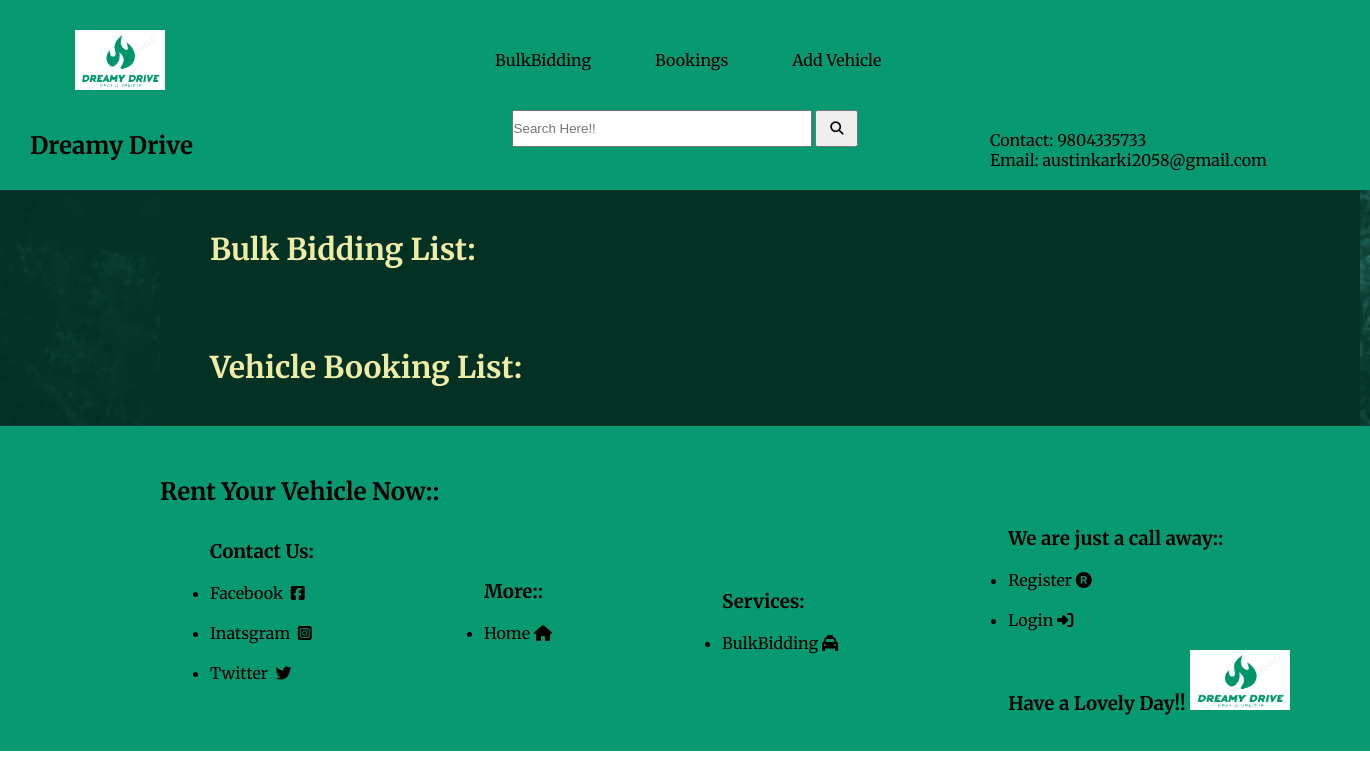
/adminbooking/, run on an earlier commit of the app's database.
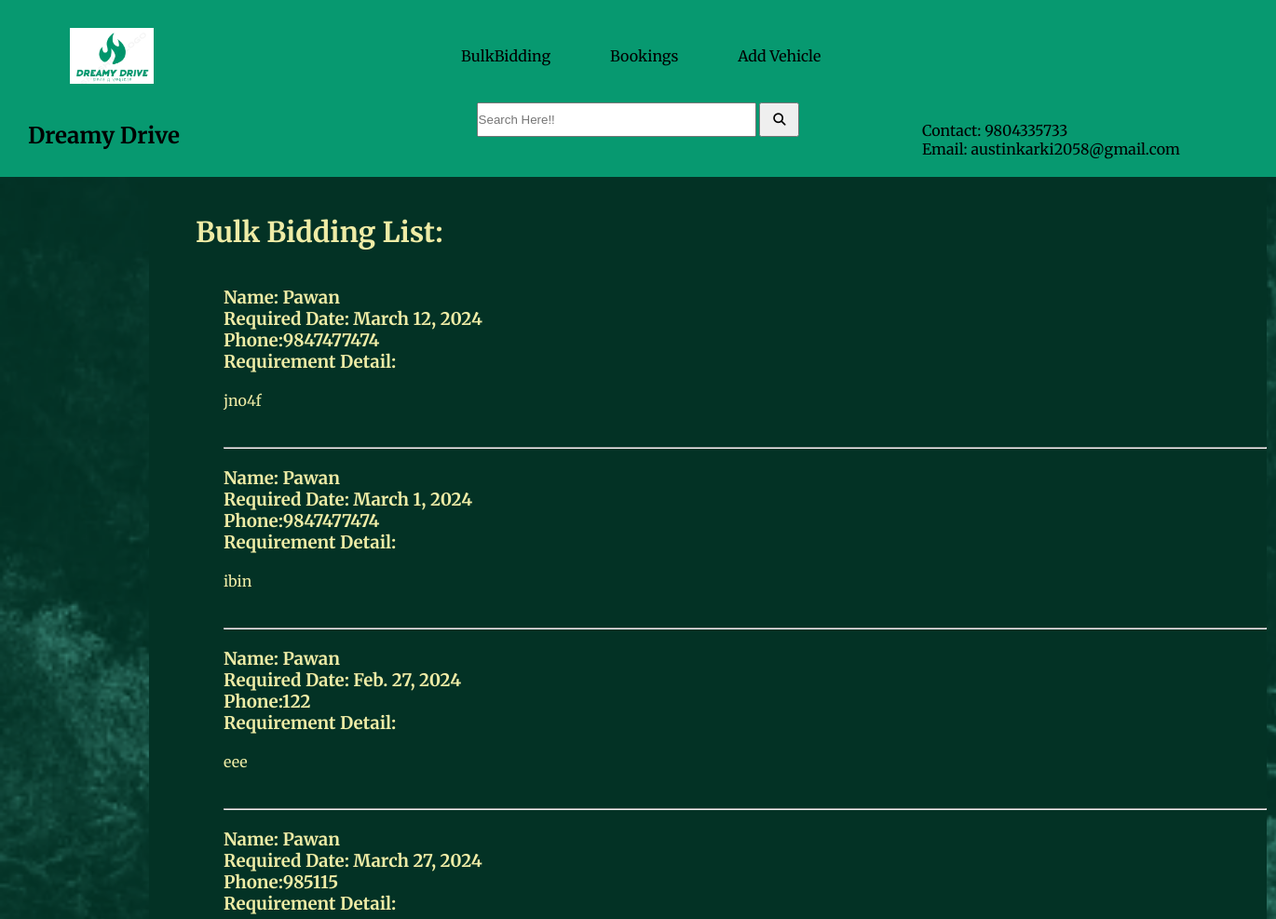
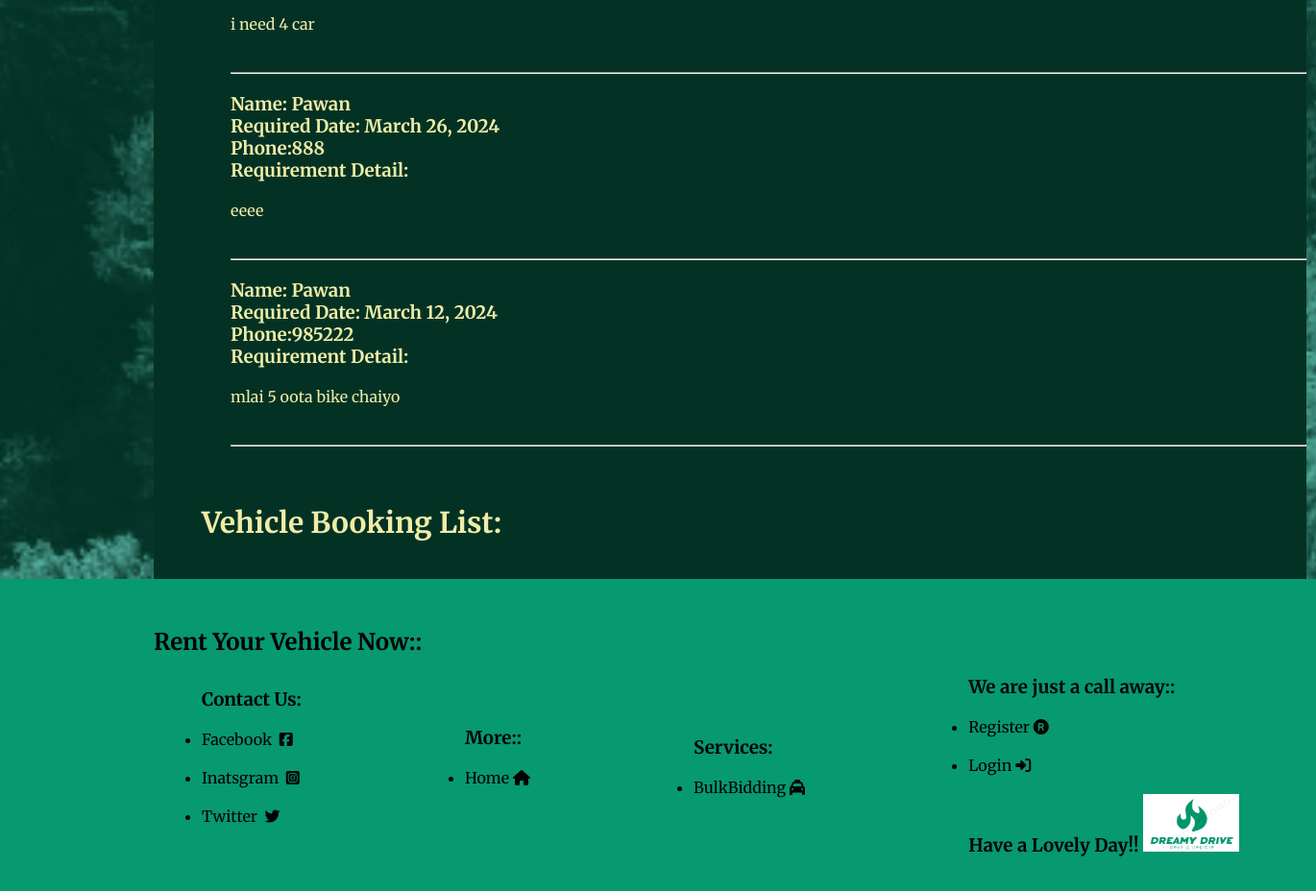
And on a later commit of the database (2 pictures, top to bottom).
### home/models.py (models this page shows, shortened)
class comment(models.Model):
    bid = models.ForeignKey(bulkbidding, on_delete=models.CASCADE, related_name='bid_comments', null=True)
    user = models.ForeignKey(User, on_delete=models.CASCADE, related_name='user_comments', null=True)
    text = models.TextField()
    is_accepted = models.BooleanField(default=False)

class bulkbidding(models.Model):
    user = models.ForeignKey(User, on_delete=models.CASCADE)
    Phone = models.CharField(max_length=300)
    requirements = models.TextField(blank=False, max_length=200)
    date = models.DateField()
    is_accepted = models.BooleanField(default=False)

### home/views.py (the view)
# urls.py: path('adminbooking/', booking.as_view(), name="adminbooking"),
class booking(Base):
    def get(self, request):
        comments = comment.objects.filter(is_accepted=True)
        vehicles = checkout.objects.filter(vehicle_description__vehicle_owner_id=request.user.id)
        return render(request, "admin/admin-booking.html", locals())

### Templates/admin/admin-booking.html (shortened to what this page needs)
{% extends 'admin/admin-base.html' %} {% load static %} {% block content %}
<div class="headdd">
  <div class="rrr">
    <div class="q">
      <h2>Dreamy Drive</h2>
    </div>
    <div class="search">
      <form action="/search" method="GET">
        <input
          class="ccss"
          name="query"
          type="text"
          placeholder="Search Here!!"
        />
        <button class="ccsss" type="submit">
          <i class="fa fa-search"></i>
        </button>
      </form>
    </div>
    <div class="q">
      <p>Contact: <a href="tel:9804335733">9804335733</a></p>
      <p>
        Email:
        <a
          href="mailto:austinkarki2058@gmail.com?subject=contact&body=write here"
          >austinkarki2058@gmail.com</a
        >
      </p>
    </div>
  </div>
</div>
<div class="container">
  <div class="backkkk">
    <div class="bobo">
      <br /><br />
      <h1 class="ppz">Bulk Bidding List:</h1>
      <br />
      {%  for req in comments %}
      <div class="bulkk">
        <br />
        <h3>Name: {{req.bid.user.first_name}}</h3>
        <h3>Required Date: {{req.bid.date}}</h3>
        <h3>Phone:{{req.bid.Phone}}</h3>
        <h3>Requirement Detail:</h3>
        <br />
        <p>
          {{req.bid.requirements}}
        </p>
        <br /><br />
        <hr />
      </div>
      {%endfor%}
      <br />
      </div>
      <div class="bobo">
        <br /><br />
        <h1 class="ppz">Vehicle Booking List:</h1>
        <br />
        <br />
        </div>
    </div>
  </div>
{% endblock %}

### Templates/admin/admin-base.html (shortened to what this page needs)
<!DOCTYPE html>
{% load static %}
<html lang="en">
<head>
    <link rel="stylesheet" href="{% static 'css/style.css' %}">
    <link rel="stylesheet" href="https://cdnjs.cloudflare.com/ajax/libs/font-awesome/6.5.1/css/all.min.css"
 />
</head>
<body>
    <header class="container">
        <div class="head">
            <div class="heaim">
                <img src="{% static 'img/logo.png' %}" width="90px" height="60px">
            </div>
            <div class="headd">
                <ul>
                    <li><a href="/adminhome">BulkBidding</a></li>
                    <li><a href="/adminbooking">Bookings</a></li>
                    <li><a href="/addvehicle">Add Vehicle</a></li>
                </ul>
            </div>
        </div>
    </header>
        {% block content %}
        {% endblock %}
   <footer class="contain">
        <div class="foot">
            <h2 class="ff">Rent Your Vehicle Now::</h2>
            <div class="fut">
                <div class="footerrr">
                    <h3>Contact Us:</h3><br>
                    <ul>
                        <li><a href="https://Facebook.com">Facebook &nbsp;<i
                                    class="fa-brands fa-square-facebook"></i></a></li><br>
                        <li><a href="https://Instagram.com">Inatsgram &nbsp;<i
                                    class="fa-brands fa-square-instagram"></i></a></li><br>
                        <li><a href="https://Twitter.com">Twitter &nbsp;<i class="fa-brands fa-twitter"></i></a></li>
                        <br>
                    </ul>
                </div>
                <div class="footerr">
                    <h3>More::</h3><br>
                    <ul>
                        <li><a href="index.html">Home <i class="fa-solid fa-house"></i></a></li><br>
                    </ul>
                </div>
                <div class="footerr">
                    <h3>Services:</h3><br>
                    <ul>
                        <li><a href="/bulkbidding">BulkBidding <i class="fa-solid fa-taxi"></i></a></li>
                    </ul>
                </div>
                <div class="footerr">
                    <h3>We are just a call away::</h3><br>
                    <ul>
                        <li><a href="/signup" class="cccc">Register&nbsp;<i class="fa-solid fa-registered"></i></li>
                        </a><br>
                        <li><a href="/login" class="cccc">Login&nbsp;<i
                                    class="fa-solid fa-right-to-bracket"></i></a></li>
                    </ul><br>
                    <h3>Have a Lovely Day!! <img src="{% static 'img/logo.png' %}" width="100px" height="60px"></h3>
                </div>
            </div>
        </div>
    </footer>
</body>
</html>

### static/css/style.css (style rules this page uses)
* { margin: 0; padding: 0; box-sizing: border-box; }
body { font-family: 'Merriweather', serif; }
.container { max-width: 100%; margin: auto; }
.head { display: flex; height: 110px; background-color: #079970; }
.head ul li { display: inline; padding: 30px; }
.headd ul { margin-top: 50px; margin-left: 300px; }
.heaim img { margin-top: 30px; margin-left: 75px; }
.head ul li a { text-decoration: none; color: black; }
.head ul li { display: inline; position: relative; }
.contain { max-width: 100%; margin: auto; }
.foot { width: 100%; height: 325px; background-color: #079970; margin: auto; }
.ff { padding-top: 50px; padding-left: 160px; }
.fut { display: flex; padding-top: 20px; }
.footerr { padding-left: 90px; padding-right: 80px; margin: auto; }
.footerrr { padding-left: 210px; padding-right: 80px; margin: auto; }
.cccc { text-decoration: none; }
.backkkk { width: 100%; height: auto; background-image: url(../img/backk.png); background-size: cover; z-index: 0; color: #EFECA6; }
.headdd { width: 100%; height: 80px; background-color: #079970; }
.rrr { display: flex; justify-content: space-between; }
.q { margin-top: 20px; height: 38px; width: 380px; margin-left: 30px; }
.bobo { width: 1200px; height: auto; background-color: #033225; margin-left: 160px; }
.bulkk { width: 100%; height: auto; background-color: transparent; padding-left: 80px; }
.ppz { padding-left: 50px; font-size: 30px; }
a { text-decoration: none; color: black; }
.ccss { height: 37px; width:300px }
.ccsss { height: 37px; width:43px }

What changed in the data, as far as the page shows it:
added comment: bid.user.first_name "Pawan", bid "March 12, 2024", bid.Phone "9847477474", bid.requirements "jno4f"
added comment: bid.user.first_name "Pawan", bid "March 1, 2024", bid.Phone "9847477474", bid.requirements "ibin"
added comment: bid.user.first_name "Pawan", bid "Feb. 27, 2024", bid.Phone "122", bid.requirements "eee"
added comment: bid.user.first_name "Pawan", bid "March 27, 2024", bid.Phone "985115", bid.requirements "i need 4 car"
added comment: bid.user.first_name "Pawan", bid "March 26, 2024", bid.Phone "888", bid.requirements "eeee"
added comment: bid.user.first_name "Pawan", bid "March 12, 2024", bid.Phone "985222", bid.requirements "mlai 5 oota bike chaiyo"
